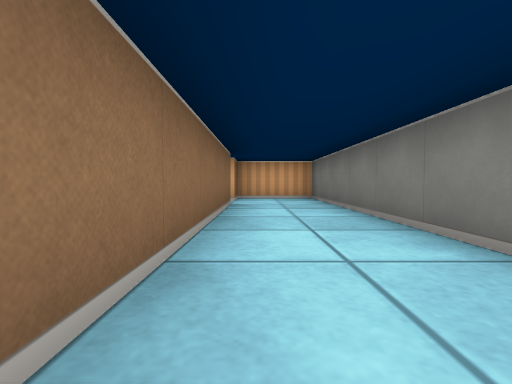
[1] (above)

12 first-person views from a walk through a cub3D maze. The camera is about half as high as the walls, tilts 2° down and sees 85° across. The floor is counted in squares. Each view is taken from the middle of a square. On the plan, view 1 faces up. The plan holds only what a view shows up to about 9 squares ahead; the rest is blank.

[2]
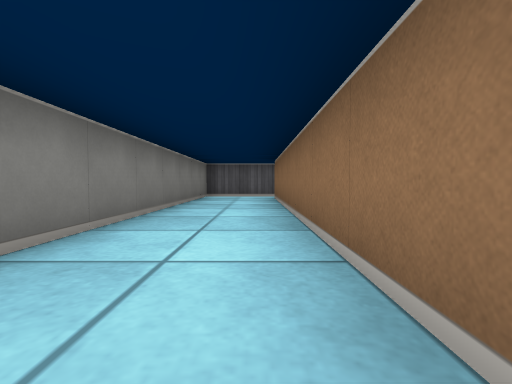

[3]
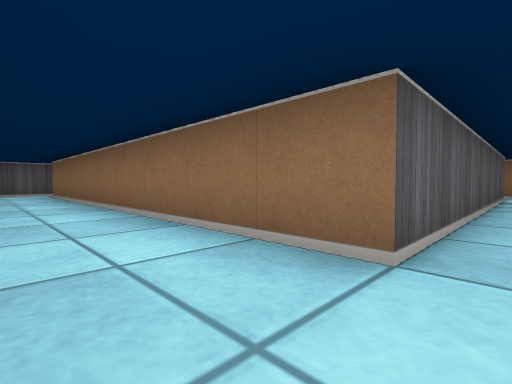

[4]
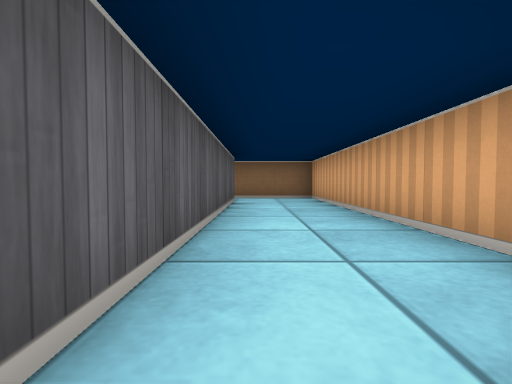

[5]
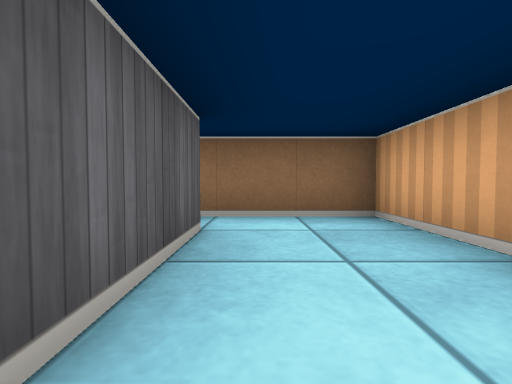

[6]
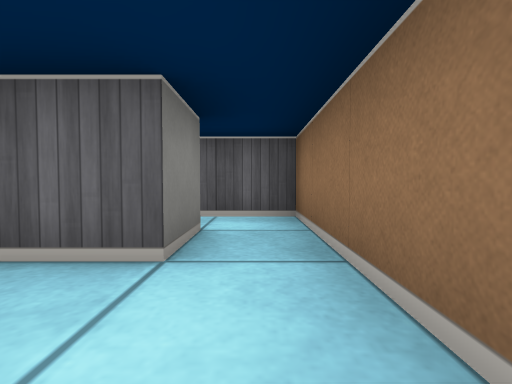

[7]
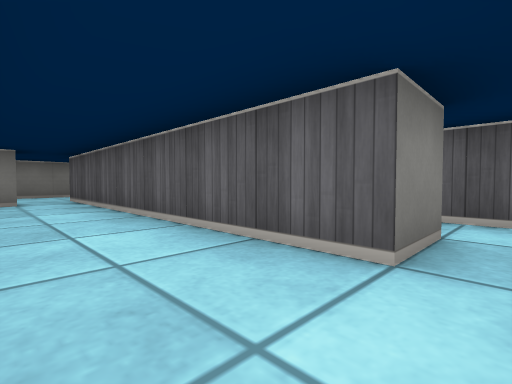

[8]
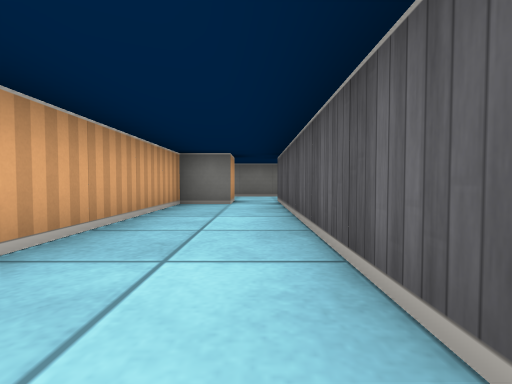

[9]
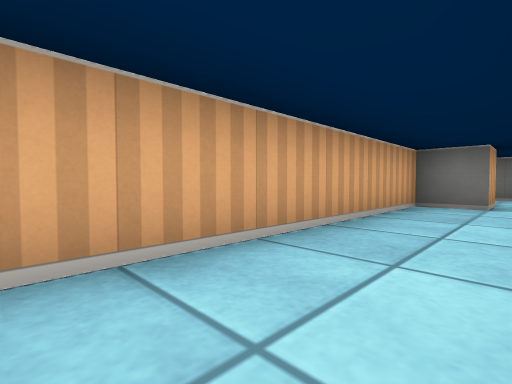

[10]
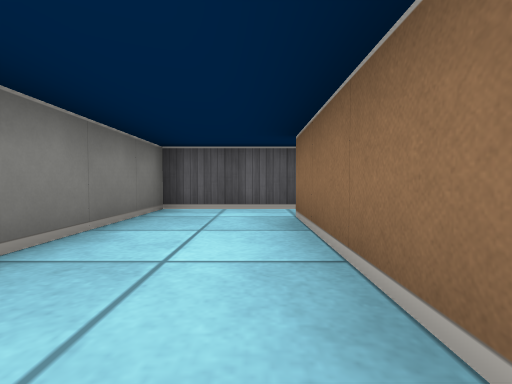

[11]
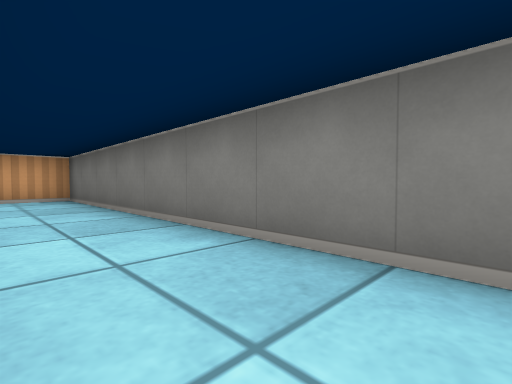

[12]
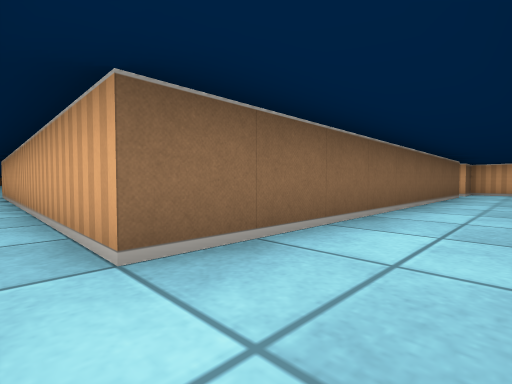

### Floor plan
Ten units are one square. View 1 is at (0, 0); x grows to the right and y downward. Boxes are objects, and circles mark ways between rooms. Rooms are numbered by the first view taken in them; rooms with no view inside come last. Other rooms are left out.
<svg viewBox="-90 -80 110 130">
<path fill="none" stroke="#000" d="M-5 -55 -5 35M-8 45 15 45 15 -75 -5 -75 -5 -65M-75 -44 -75 -55 -5 -55M-5 -65 -15 -65 -15 -75 -85 -75 -85 -45"/>
<circle cx="-10" cy="-60" r="3" fill="#2a7"/>
<text x="0" y="-20">1</text>
<text x="-50" y="-60">2</text>
</svg>
Room 1 opens to room 2.

Where each view was taken, in squares from view 1:
view 1: 0 up, 0 right, facing up
view 2: 4 up, 0 right, facing down
view 3: 6 up, 1 right, facing down-left
view 4: 6 up, 1 left, facing left
view 5: 6 up, 5 left, facing left
view 6: 7 up, 8 left, facing down
view 7: 7 up, 8 left, facing down-right
view 8: 6 up, 7 left, facing right
view 9: 6 up, 7 left, facing up-right
view 10: 0 up, 0 right, facing down
view 11: 0 up, 0 right, facing up-right
view 12: 4 down, 1 right, facing up-left
